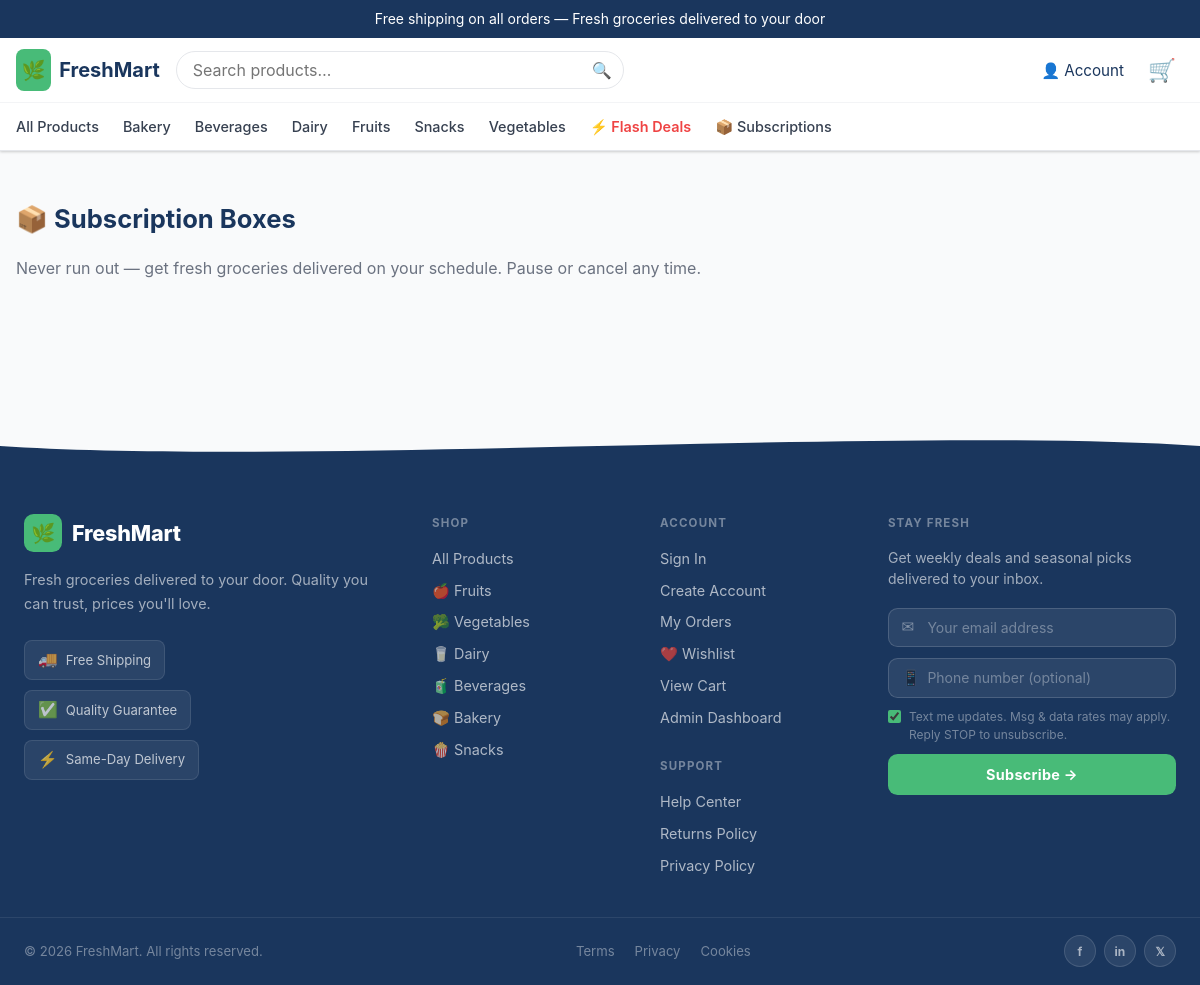
Page /subscriptions.php on the earlier database version.
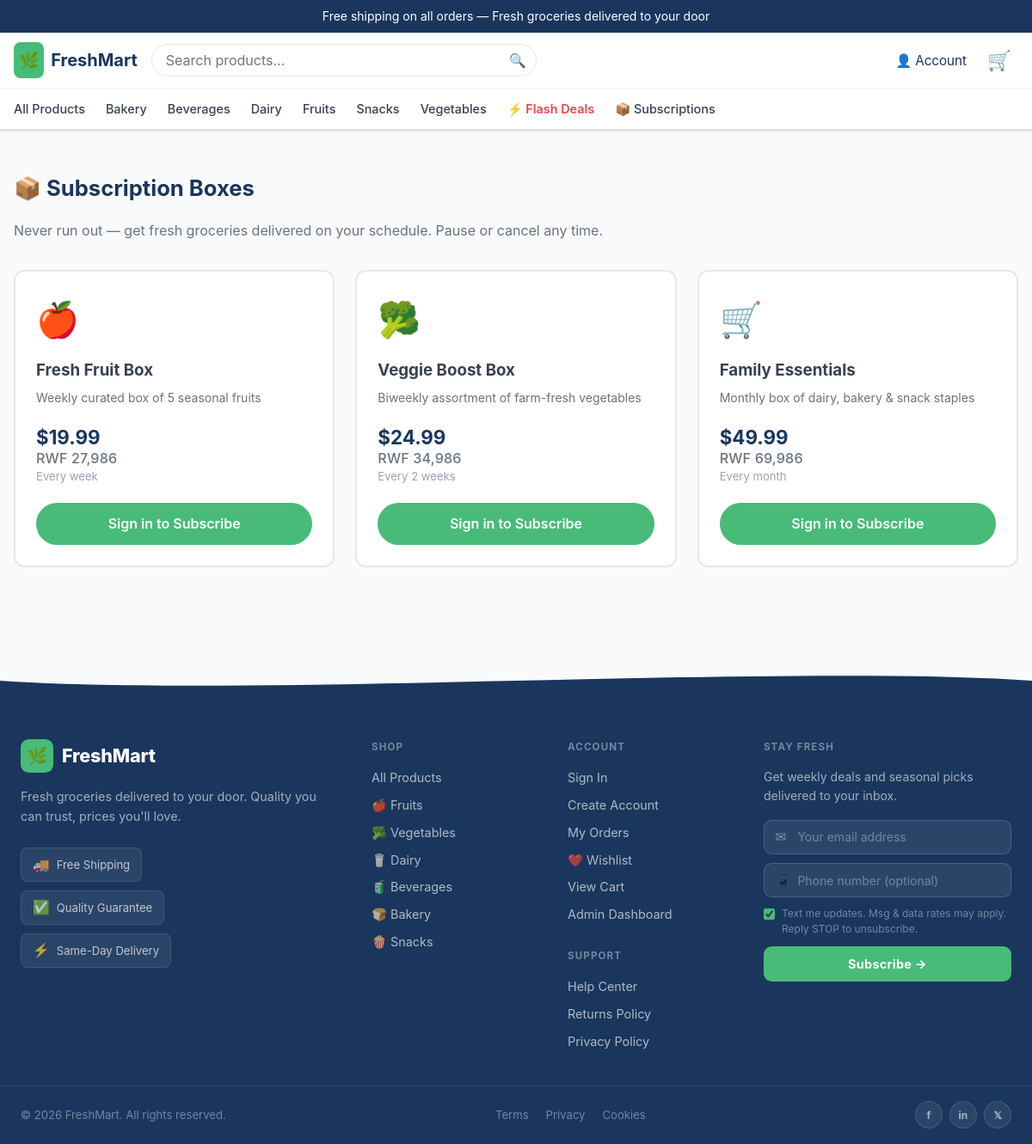
Same page on the later database version.
### tables this page shows
CREATE TABLE IF NOT EXISTS ecom_collections (
    id          INT UNSIGNED AUTO_INCREMENT PRIMARY KEY,
    title       VARCHAR(255) NOT NULL,
    handle      VARCHAR(255) NOT NULL UNIQUE,
    description TEXT,
    is_visible  TINYINT(1) NOT NULL DEFAULT 1,
    created_at  DATETIME NOT NULL DEFAULT CURRENT_TIMESTAMP
);

CREATE TABLE IF NOT EXISTS subscription_boxes (
    id           INT UNSIGNED AUTO_INCREMENT PRIMARY KEY,
    name         VARCHAR(255) NOT NULL,
    description  TEXT,
    price_cents  INT NOT NULL DEFAULT 0,
    frequency    ENUM('weekly','biweekly','monthly') NOT NULL DEFAULT 'weekly',
    is_active    TINYINT(1) NOT NULL DEFAULT 1,
    created_at   DATETIME NOT NULL DEFAULT CURRENT_TIMESTAMP
);

### db.php (called while the page is built, shortened)
<?php
function getDB(): PDO {
    static $pdo = null;
    if ($pdo === null) {
        $attempts  = 10;
        $connected = false;
        while ($attempts > 0 && !$connected) {
            try {
                $dsn = 'mysql:host=' . DB_HOST . ';dbname=' . DB_NAME . ';charset=utf8mb4';
                $pdo = new PDO($dsn, DB_USER, DB_PASS, [
                    PDO::ATTR_ERRMODE            => PDO::ERRMODE_EXCEPTION,
                    PDO::ATTR_DEFAULT_FETCH_MODE => PDO::FETCH_ASSOC,
                    PDO::ATTR_EMULATE_PREPARES   => false,
                ]);
                $connected = true;
            } catch (PDOException $e) {
                $attempts--;
                if ($attempts > 0) {
                    sleep(2);
                } else {
                    die("
                        <h3 style='color:red;'>Database Connection Failed</h3>
                        <p>MySQL is not ready or credentials are incorrect.</p>
                        <p>Error: " . htmlspecialchars($e->getMessage()) . "</p>
                    ");
                }
            }
        }
    }
    return $pdo;
}

### layout.php (the view, shortened to what this page needs)
<?php
require_once __DIR__ . '/functions.php';
function startPage(string $title = 'FreshMart'): void {
    $user  = getCurrentUser();
    $count = cartCount();
    $pdo   = getDB();
    $cols  = $pdo->query("SELECT id, title, handle FROM ecom_collections WHERE is_visible=1 ORDER BY title")->fetchAll();
?>
<!DOCTYPE html>
<html lang="en">
<head>
  <title><?= h($title) ?> – <?= h(getSetting('store_name','FreshMart')) ?></title>
  <link rel="stylesheet" href="<?= BASE_URL ?>/assets/style.css" />
</head>
<body>
<header class="site-header">
<?php if(getSetting('announcement_show','1')==='1'): ?>
  <div class="announcement-bar"><?= h(getSetting('announcement_text', 'Free shipping on all orders — Fresh groceries delivered to your door')) ?></div>
<?php endif ?>
  <div class="header-inner">
    <a href="<?= BASE_URL ?>/" class="logo">
      <span class="logo-icon">🌿</span>
      <span class="logo-text">FreshMart</span>
    </a>
    <form action="<?= BASE_URL ?>/shop.php" method="get" class="search-form desktop-only">
      <input type="text" name="q" placeholder="Search products…" value="<?= h($_GET['q'] ?? '') ?>" />
      <button type="submit">🔍</button>
    </form>
    <div class="header-actions">
      <div class="account-wrap">
        <button class="account-btn" onclick="toggleMenu(this)">
          👤 <span class="desktop-only"><?= $user ? h(explode(' ', $user['full_name'])[0] ?: 'Account') : 'Account' ?></span>
        </button>
      </div>
      <a href="<?= BASE_URL ?>/cart.php" class="cart-btn">
        🛒<?php if ($count > 0): ?><span class="cart-badge"><?= $count ?></span><?php endif; ?>
      </a>
    </div>
  </div>
  <nav class="main-nav desktop-only">
    <a href="<?= BASE_URL ?>/shop.php">All Products</a>
    <?php foreach ($cols as $c): ?>
      <a href="<?= BASE_URL ?>/collection.php?handle=<?= h($c['handle']) ?>"><?= h($c['title']) ?></a>
    <?php endforeach; ?>
    <a href="<?= BASE_URL ?>/flash-deals.php" style="color:#ef4444;font-weight:600">⚡ Flash Deals</a>
    <a href="<?= BASE_URL ?>/subscriptions.php">📦 Subscriptions</a>
  </nav>
</header>
<main class="main-content">
<?php
}
function endPage(): void {
?>
</main>
<footer class="site-footer">
  <div class="footer-wave" aria-hidden="true">
    <svg viewBox="0 0 1440 60" xmlns="http://www.w3.org/2000/svg" preserveAspectRatio="none">
      <path d="M0,30 C360,60 1080,0 1440,30 L1440,0 L0,0 Z" fill="#f9fafb"/>
    </svg>
  </div>
  <div class="footer-body">
    <div class="footer-inner">
      <div class="footer-col footer-brand">
        <a href="<?= BASE_URL ?>/" class="footer-logo">
          <span class="footer-logo-icon">🌿</span>
          <span class="footer-logo-text">FreshMart</span>
        </a>
        <p class="footer-tagline">Fresh groceries delivered to your door. Quality you can trust, prices you'll love.</p>
        <div class="footer-badges">
          <div class="footer-badge"><span>🚚</span> Free Shipping</div>
          <div class="footer-badge"><span>✅</span> Quality Guarantee</div>
          <div class="footer-badge"><span>⚡</span> Same-Day Delivery</div>
        </div>
      </div>
      <div class="footer-col">
        <h4 class="footer-heading">Shop</h4>
        <ul class="footer-links">
          <li><a href="<?= BASE_URL ?>/shop.php">All Products</a></li>
          <li><a href="<?= BASE_URL ?>/collection.php?handle=fruits">🍎 Fruits</a></li>
          <li><a href="<?= BASE_URL ?>/collection.php?handle=vegetables">🥦 Vegetables</a></li>
          <li><a href="<?= BASE_URL ?>/collection.php?handle=dairy">🥛 Dairy</a></li>
          <li><a href="<?= BASE_URL ?>/collection.php?handle=beverages">🧃 Beverages</a></li>
          <li><a href="<?= BASE_URL ?>/collection.php?handle=bakery">🍞 Bakery</a></li>
          <li><a href="<?= BASE_URL ?>/collection.php?handle=snacks">🍿 Snacks</a></li>
        </ul>
      </div>
      <div class="footer-col">
        <h4 class="footer-heading">Account</h4>
        <ul class="footer-links">
          <li><a href="<?= BASE_URL ?>/login.php">Sign In</a></li>
          <li><a href="<?= BASE_URL ?>/register.php">Create Account</a></li>
          <li><a href="<?= BASE_URL ?>/orders.php">My Orders</a></li>
          <li><a href="<?= BASE_URL ?>/wishlist.php">❤️ Wishlist</a></li>
          <li><a href="<?= BASE_URL ?>/cart.php">View Cart</a></li>
          <li><a href="<?= BASE_URL ?>/admin.php">Admin Dashboard</a></li>
        </ul>
        <h4 class="footer-heading" style="margin-top:1.75rem">Support</h4>
        <ul class="footer-links">
          <li><a href="#">Help Center</a></li>
          <li><a href="#">Returns Policy</a></li>
          <li><a href="#">Privacy Policy</a></li>
        </ul>
      </div>
      <div class="footer-col footer-newsletter-col">
        <h4 class="footer-heading">Stay Fresh</h4>
        <p class="footer-newsletter-desc">Get weekly deals and seasonal picks delivered to your inbox.</p>
        <div id="newsletter-wrap">
          <form id="newsletter-form" class="footer-nl-form" onsubmit="subscribeNewsletter(event)">
            <div class="footer-nl-field">
              <span class="footer-nl-icon">✉</span>
              <input type="email" id="nl-email" required placeholder="Your email address" />
            </div>
            <div class="footer-nl-field">
              <span class="footer-nl-icon">📱</span>
              <input type="tel" id="nl-phone" placeholder="Phone number (optional)" />
            </div>
            <label class="footer-sms-label">
              <input type="checkbox" id="nl-sms" checked />
              <span>Text me updates. Msg &amp; data rates may apply. Reply STOP to unsubscribe.</span>
            </label>
            <button type="submit" class="footer-nl-btn">Subscribe &rarr;</button>
          </form>
        </div>
      </div>
    </div>
  </div>
  <div class="footer-bottom">
    <div class="footer-bottom-inner">
      <span>© <?= date('Y') ?> FreshMart. All rights reserved.</span>
      <div class="footer-bottom-links">
        <a href="#">Terms</a>
        <a href="#">Privacy</a>
        <a href="#">Cookies</a>
      </div>
      <div class="footer-social">
        <a href="#" aria-label="Facebook"  class="social-btn">f</a>
        <a href="#" aria-label="Instagram" class="social-btn">in</a>
        <a href="#" aria-label="Twitter"   class="social-btn">𝕏</a>
      </div>
    </div>
  </div>
</footer>
</body>
</html>
<?php
}

### subscriptions.php (shortened to what this page needs)
<?php
require_once __DIR__ . '/layout.php';
$user = getCurrentUser();
$pdo  = getDB();
$boxes = $pdo->query('SELECT * FROM subscription_boxes WHERE is_active=1 ORDER BY price_cents ASC')->fetchAll();
$mySubs = [];
startPage('📦 Subscription Boxes');
?>
<div class="section">
  <h1 class="section-title">📦 Subscription Boxes</h1>
  <p style="color:var(--gray-500);margin-top:-.5rem;margin-bottom:2rem">
    Never run out — get fresh groceries delivered on your schedule. Pause or cancel any time.
  </p>
  <div style="display:grid;grid-template-columns:repeat(auto-fill,minmax(280px,1fr));gap:1.5rem">
    <?php foreach ($boxes as $box):
      $sub = $mySubs[$box['id']] ?? null;
      $active = $sub && $sub['status'] === 'active';
      $freqLabel = ['weekly'=>'Every week','biweekly'=>'Every 2 weeks','monthly'=>'Every month'];
    ?>
    <div class="card" style="border:2px solid <?= $active ? 'var(--green)' : 'var(--gray-200)' ?>;border-radius:.8rem;padding:1.5rem">
      <div style="font-size:2.5rem;margin-bottom:.75rem">
        <?= $box['name'] === 'Fresh Fruit Box' ? '🍎' : ($box['name'] === 'Veggie Boost Box' ? '🥦' : '🛒') ?>
      </div>
      <h3 style="margin:0 0 .4rem"><?= h($box['name']) ?></h3>
      <p style="color:var(--gray-500);font-size:.875rem;margin:0 0 1rem"><?= h($box['description'] ?? '') ?></p>
      <div style="font-size:1.4rem;font-weight:700;color:var(--green)"><?= formatPrice($box['price_cents']) ?></div>
      <div style="font-size:.82rem;color:var(--gray-400);margin-bottom:1.25rem"><?= $freqLabel[$box['frequency']] ?? $box['frequency'] ?></div>
      <?php if ($active): ?>
        <div style="font-size:.8rem;color:var(--green);margin-bottom:.75rem">✅ Active · Next: <?= date('M j', strtotime($sub['next_billing'])) ?></div>
        <form method="post">
          <input type="hidden" name="action"  value="cancel">
          <input type="hidden" name="box_id"  value="<?= $box['id'] ?>">
          <button class="btn btn-outline btn-sm" type="submit" style="width:100%" onclick="return confirm('Cancel subscription?')">Cancel Subscription</button>
        </form>
      <?php else: ?>
        <a href="<?= BASE_URL ?>/login.php" class="btn btn-green" style="display:block;text-align:center;width:100%">Sign in to Subscribe</a>
      <?php endif; ?>
    </div>
    <?php endforeach; ?>
  </div>
</div>
<?php endPage(); ?>

### functions.php (shortened to what this page needs)
<?php
require_once __DIR__ . '/db.php';
function getCurrentUser(): ?array {
    return null;
}
function formatPrice(int $cents): string {
    $rate = (int)(getSetting('usd_to_rwf_rate', '1400') ?: 1400);
    $usd  = '$' . number_format($cents / 100, 2);
    $rwf  = 'RWF ' . number_format(round(($cents / 100) * $rate));
    return '<span class="dual-price">'
         . '<span class="price-usd">' . $usd . '</span>'
         . '<span class="price-rwf">' . $rwf . '</span>'
         . '</span>';
}
function h(string $s): string {
    return htmlspecialchars($s, ENT_QUOTES | ENT_SUBSTITUTE, 'UTF-8');
}
function getSetting(string $key, string $default = ''): string {
    static $cache = null;
    if ($cache === null) {
        try {
            $rows  = getDB()->query("SELECT setting_key, setting_val FROM shop_settings")->fetchAll();
            $cache = array_column($rows, 'setting_val', 'setting_key');
        } catch (Exception $e) { $cache = []; }
    }
    return $cache[$key] ?? $default;
}

Differences in the rows shown:
added subscription_boxes: name "Fresh Fruit Box", description "Weekly curated box of 5 seasonal fruits", price_cents "$19.99", price_cents "RWF 27,986", frequency "Every week"
added subscription_boxes: name "Veggie Boost Box", description "Biweekly assortment of farm-fresh vegetables", price_cents "$24.99", price_cents "RWF 34,986", frequency "Every 2 weeks"
added subscription_boxes: name "Family Essentials", description "Monthly box of dairy, bakery & snack staples", price_cents "$49.99", price_cents "RWF 69,986", frequency "Every month"
